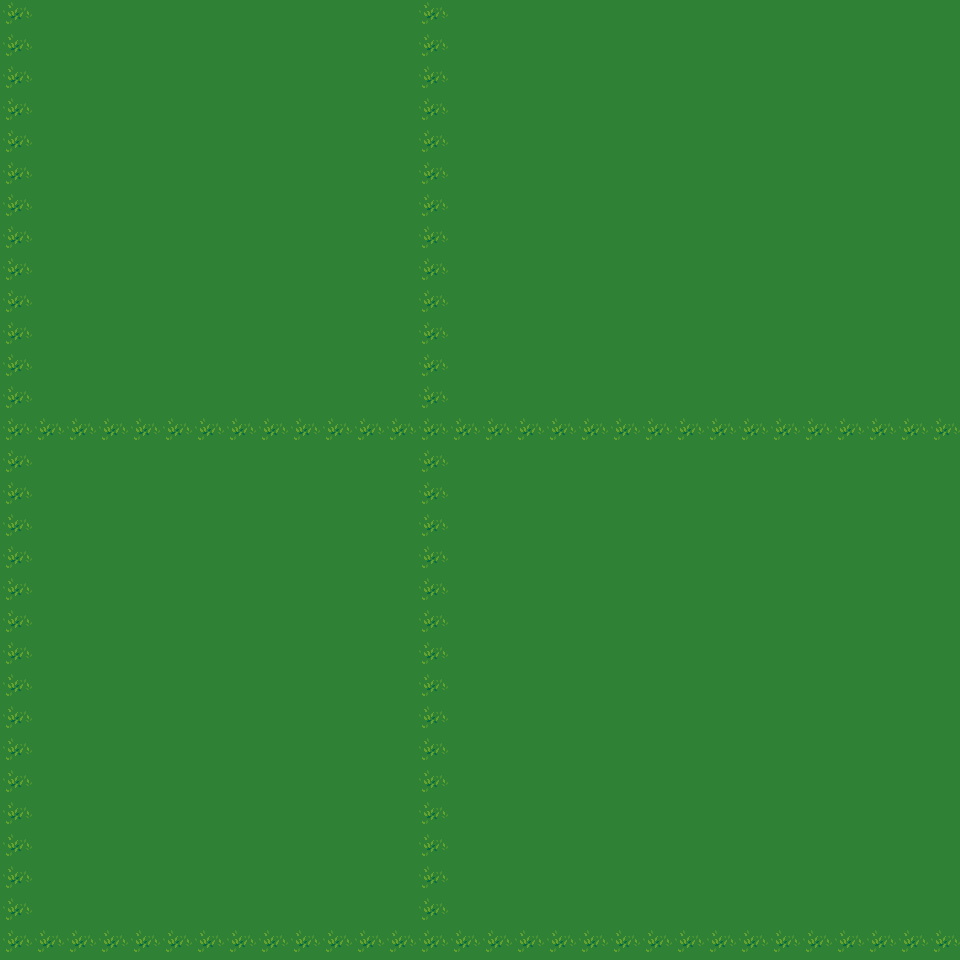

Tiled map render using the project's own tile images. Description and the whole map definition, tile-layer contents included, below:
An orthogonal 30x30 tile map with 32x32 px tiles, 1 tile layer (Tile Layer 1).

<map version="1.0" tiledversion="1.1.1" orientation="orthogonal" renderorder="right-down" width="30" height="30" tilewidth="32" tileheight="32" infinite="0" nextobjectid="1">
 <tileset firstgid="1" name="grass" tilewidth="32" tileheight="32" tilecount="18" columns="3">
  <image source="grass.png" width="96" height="192" />
 </tileset>
 <layer name="Tile Layer 1" width="30" height="30">
  <data encoding="csv">
16,11,11,11,11,11,11,11,11,11,11,11,11,16,11,11,11,11,11,11,11,11,11,11,11,11,11,11,11,11,
16,11,11,11,11,11,11,11,11,11,11,11,11,16,11,11,11,11,11,11,11,11,11,11,11,11,11,11,11,11,
16,11,11,11,11,11,11,11,11,11,11,11,11,16,11,11,11,11,11,11,11,11,11,11,11,11,11,11,11,11,
16,11,11,11,11,11,11,11,11,11,11,11,11,16,11,11,11,11,11,11,11,11,11,11,11,11,11,11,11,11,
16,11,11,11,11,11,11,11,11,11,11,11,11,16,11,11,11,11,11,11,11,11,11,11,11,11,11,11,11,11,
16,11,11,11,11,11,11,11,11,11,11,11,11,16,11,11,11,11,11,11,11,11,11,11,11,11,11,11,11,11,
16,11,11,11,11,11,11,11,11,11,11,11,11,16,11,11,11,11,11,11,11,11,11,11,11,11,11,11,11,11,
16,11,11,11,11,11,11,11,11,11,11,11,11,16,11,11,11,11,11,11,11,11,11,11,11,11,11,11,11,11,
16,11,11,11,11,11,11,11,11,11,11,11,11,16,11,11,11,11,11,11,11,11,11,11,11,11,11,11,11,11,
16,11,11,11,11,11,11,11,11,11,11,11,11,16,11,11,11,11,11,11,11,11,11,11,11,11,11,11,11,11,
16,11,11,11,11,11,11,11,11,11,11,11,11,16,11,11,11,11,11,11,11,11,11,11,11,11,11,11,11,11,
16,11,11,11,11,11,11,11,11,11,11,11,11,16,11,11,11,11,11,11,11,11,11,11,11,11,11,11,11,11,
16,11,11,11,11,11,11,11,11,11,11,11,11,16,11,11,11,11,11,11,11,11,11,11,11,11,11,11,11,11,
16,16,16,16,16,16,16,16,16,16,16,16,16,16,16,16,16,16,16,16,16,16,16,16,16,16,16,16,16,16,
16,11,11,11,11,11,11,11,11,11,11,11,11,16,11,11,11,11,11,11,11,11,11,11,11,11,11,11,11,11,
16,11,11,11,11,11,11,11,11,11,11,11,11,16,11,11,11,11,11,11,11,11,11,11,11,11,11,11,11,11,
16,11,11,11,11,11,11,11,11,11,11,11,11,16,11,11,11,11,11,11,11,11,11,11,11,11,11,11,11,11,
16,11,11,11,11,11,11,11,11,11,11,11,11,16,11,11,11,11,11,11,11,11,11,11,11,11,11,11,11,11,
16,11,11,11,11,11,11,11,11,11,11,11,11,16,11,11,11,11,11,11,11,11,11,11,11,11,11,11,11,11,
16,11,11,11,11,11,11,11,11,11,11,11,11,16,11,11,11,11,11,11,11,11,11,11,11,11,11,11,11,11,
16,11,11,11,11,11,11,11,11,11,11,11,11,16,11,11,11,11,11,11,11,11,11,11,11,11,11,11,11,11,
16,11,11,11,11,11,11,11,11,11,11,11,11,16,11,11,11,11,11,11,11,11,11,11,11,11,11,11,11,11,
16,11,11,11,11,11,11,11,11,11,11,11,11,16,11,11,11,11,11,11,11,11,11,11,11,11,11,11,11,11,
16,11,11,11,11,11,11,11,11,11,11,11,11,16,11,11,11,11,11,11,11,11,11,11,11,11,11,11,11,11,
16,11,11,11,11,11,11,11,11,11,11,11,11,16,11,11,11,11,11,11,11,11,11,11,11,11,11,11,11,11,
16,11,11,11,11,11,11,11,11,11,11,11,11,16,11,11,11,11,11,11,11,11,11,11,11,11,11,11,11,11,
16,11,11,11,11,11,11,11,11,11,11,11,11,16,11,11,11,11,11,11,11,11,11,11,11,11,11,11,11,11,
16,11,11,11,11,11,11,11,11,11,11,11,11,16,11,11,11,11,11,11,11,11,11,11,11,11,11,11,11,11,
16,11,11,11,11,11,11,11,11,11,11,11,11,16,11,11,11,11,11,11,11,11,11,11,11,11,11,11,11,11,
16,16,16,16,16,16,16,16,16,16,16,16,16,16,16,16,16,16,16,16,16,16,16,16,16,16,16,16,16,16
</data>
 </layer>
</map>
